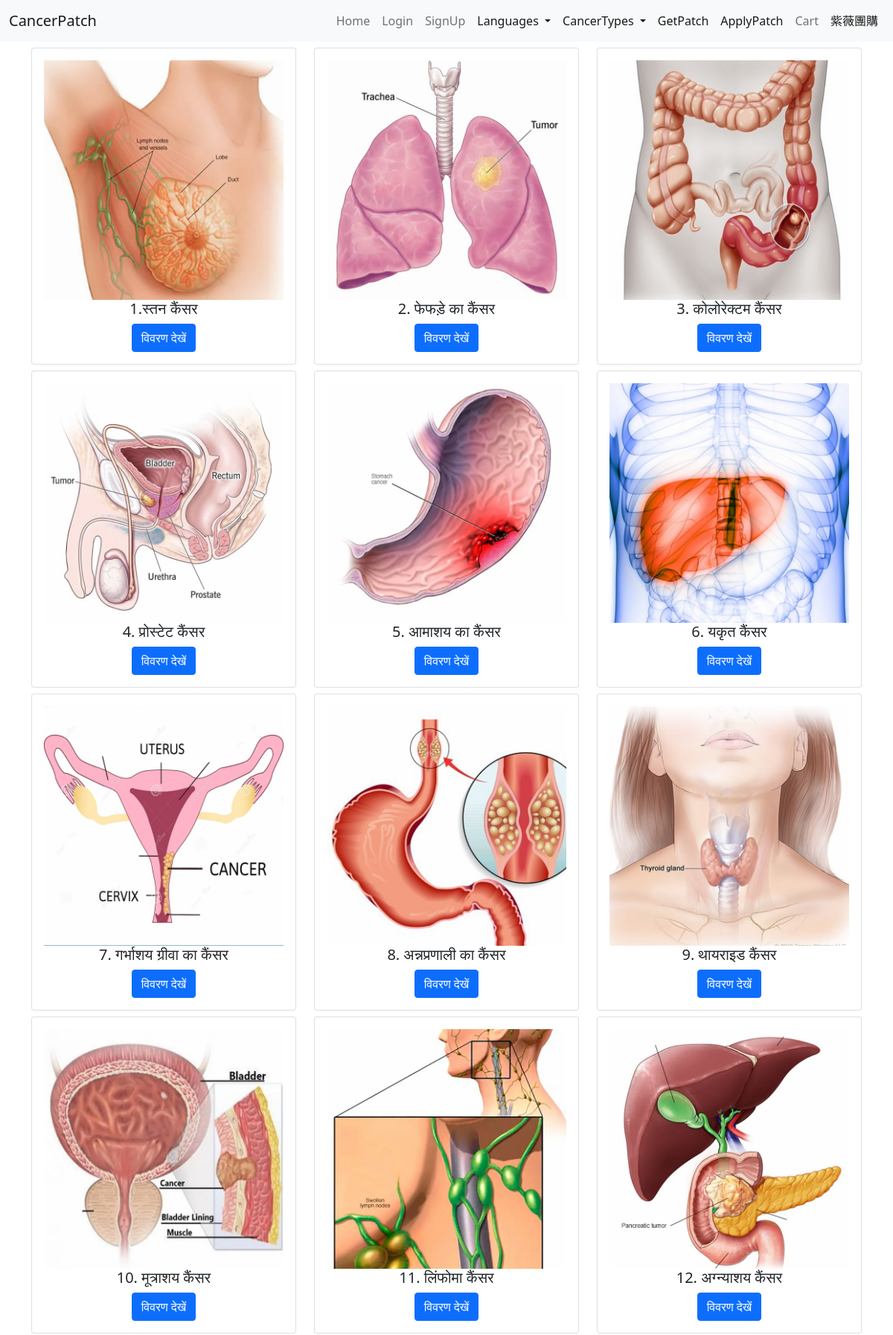
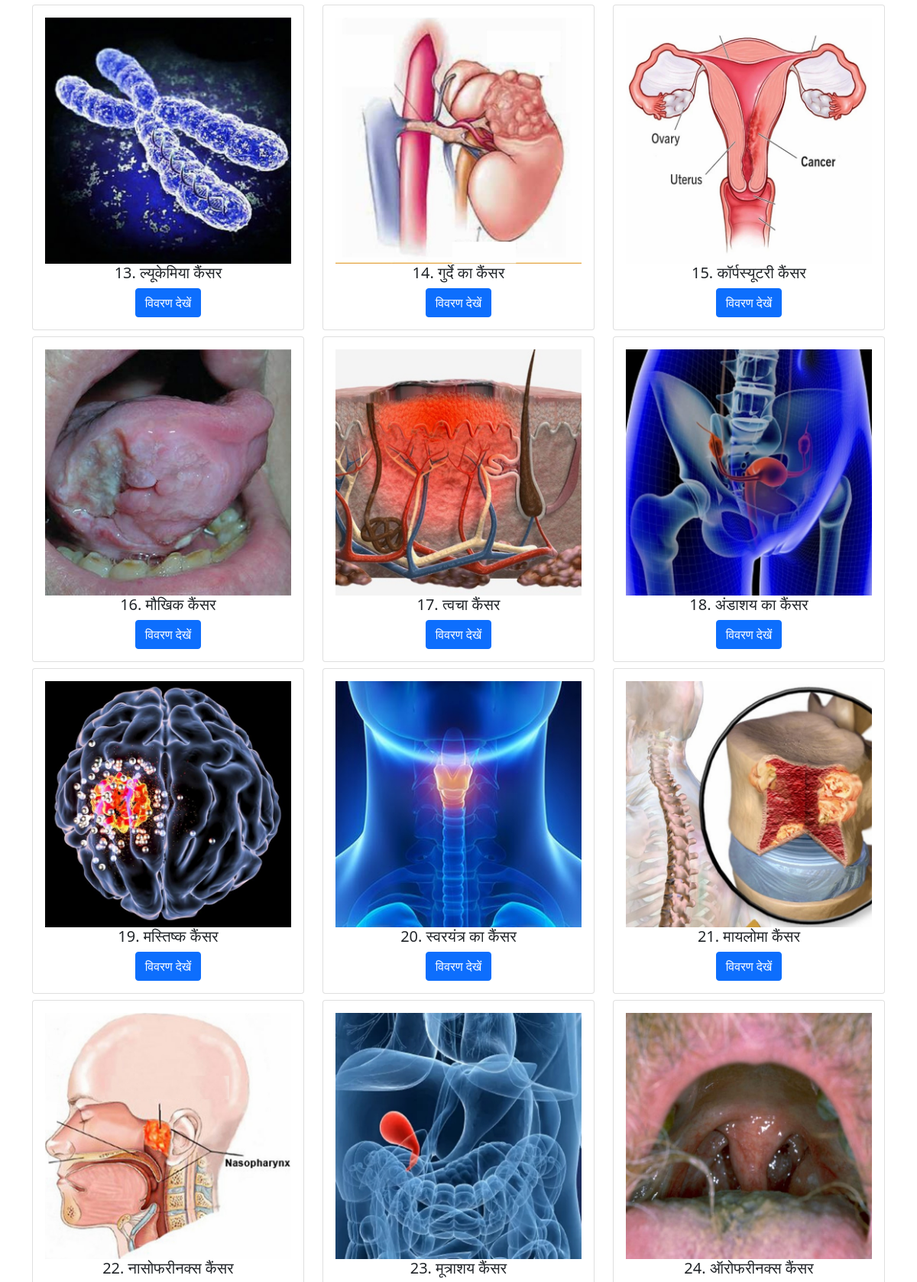
The app's page /hindi (upper part) with its own data (2 pictures, top to bottom).
### store/models.py (models this page shows, shortened)
class HindiCategory(models.Model):
    slug=models.CharField(max_length=150,null=False,blank=False)
    name=models.CharField(max_length=150,null=False,blank=False)
    image=models.ImageField(upload_to=get_file_path_hindi,null=True,blank=True)
    description=models.TextField(max_length=500,null=True,blank=True)
    created_at=models.DateTimeField(auto_now_add=True)

### store/controller/hindiview.py (the view)
# urls.py: path('hindi',hindiview.hindihome,name='hindi'),
def hindihome(request):
    category=HindiCategory.objects.all()
    return render(request,'hindi-store/index.html',{'category':category})

### store/templates/hindi-store/index.html
{% extends 'store/layouts/base.html' %}
{% block content %}
<div class="container">
    <div class="row">
         {% for data in category %}
            <div class="col-12 col-md-6 col-lg-4">
                <div class="card mt-2">
                    <div class="card-body text-center">
                        <img src="{{ data.image.url }}" class="w-100" />
                        <h5 class="card-title">{{data.name}}</h5>
                        <a href="{% url 'type' data.slug %}" class="btn btn-primary">विवरण देखें</a>
                    </div>
                </div>
            </div>
        {% endfor %}
        {% endblock content %}

### records on screen
HindiCategory: image (picture), name "1.स्तन कैंसर"
HindiCategory: image (picture), name "2. फेफड़े का कैंसर"
HindiCategory: image (picture), name "3. कोलोरेक्टम कैंसर"
HindiCategory: image (picture), name "4. प्रोस्टेट कैंसर"
HindiCategory: image (picture), name "5. आमाशय का कैंसर"
HindiCategory: image (picture), name "6. यकृत कैंसर"
HindiCategory: image (picture), name "7. गर्भाशय ग्रीवा का कैंसर"
HindiCategory: image (picture), name "8. अन्नप्रणाली का कैंसर"
HindiCategory: image (picture), name "9. थायराइड कैंसर"
HindiCategory: image (picture), name "10. मूत्राशय कैंसर"
HindiCategory: image (picture), name "11. लिंफोमा कैंसर"
HindiCategory: image (picture), name "12. अग्न्याशय कैंसर"
HindiCategory: image (picture), name "13. ल्यूकेमिया कैंसर"
HindiCategory: image (picture), name "14. गुर्दे का कैंसर"
HindiCategory: image (picture), name "15. कॉर्पस्यूटरी कैंसर"
HindiCategory: image (picture), name "16. मौखिक कैंसर"
HindiCategory: image (picture), name "17. त्वचा कैंसर"
HindiCategory: image (picture), name "18. अंडाशय का कैंसर"
HindiCategory: image (picture), name "19. मस्तिष्क कैंसर"
HindiCategory: image (picture), name "20. स्वरयंत्र का कैंसर"
HindiCategory: image (picture), name "21. मायलोमा कैंसर"
HindiCategory: image (picture), name "22. नासोफरीनक्स कैंसर"
HindiCategory: image (picture), name "23. मूत्राशय कैंसर"
HindiCategory: image (picture), name "24. ऑरोफरीनक्स कैंसर"
